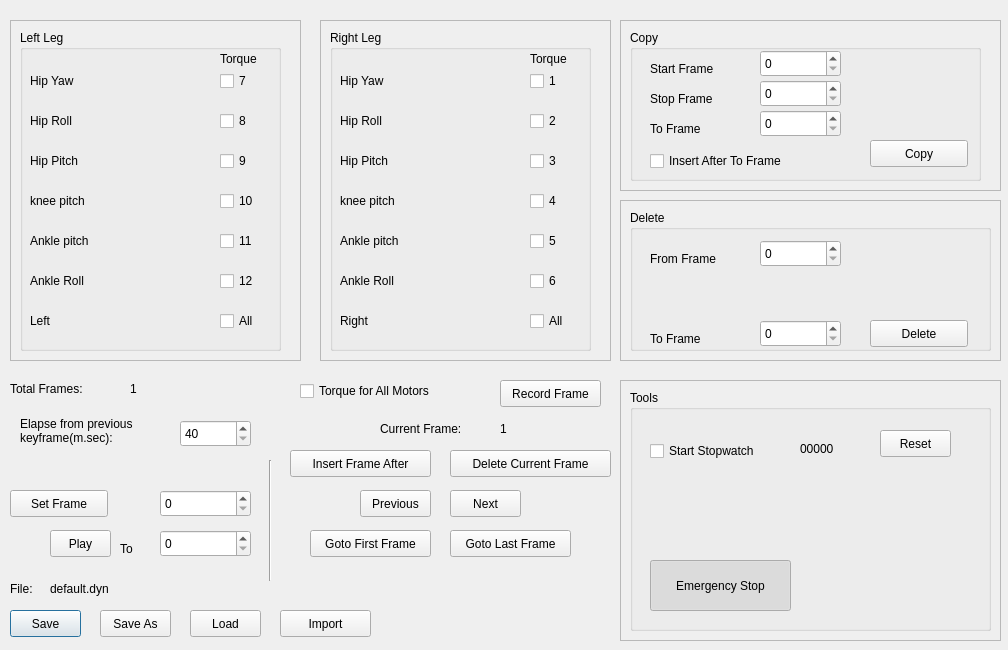
<?xml version="1.0" encoding="UTF-8"?>
<ui version="4.0">
 <class>zeno_rec</class>
 <widget class="QDialog" name="zeno_rec">
  <property name="geometry">
   <rect>
    <x>0</x>
    <y>0</y>
    <width>1008</width>
    <height>650</height>
   </rect>
  </property>
  <property name="windowTitle">
   <string>Zeno Leg Animation</string>
  </property>
  <widget class="QFrame" name="frameLeft">
   <property name="geometry">
    <rect>
     <x>10</x>
     <y>20</y>
     <width>291</width>
     <height>341</height>
    </rect>
   </property>
   <property name="frameShape">
    <enum>QFrame::StyledPanel</enum>
   </property>
   <property name="frameShadow">
    <enum>QFrame::Raised</enum>
   </property>
   <widget class="QGroupBox" name="grpLeft">
    <property name="geometry">
     <rect>
      <x>10</x>
      <y>10</y>
      <width>261</width>
      <height>321</height>
     </rect>
    </property>
    <property name="title">
     <string>Left Leg</string>
    </property>
    <widget class="QLabel" name="lblL7">
     <property name="geometry">
      <rect>
       <x>10</x>
       <y>40</y>
       <width>171</width>
       <height>21</height>
      </rect>
     </property>
     <property name="text">
      <string>Hip Yaw</string>
     </property>
    </widget>
    <widget class="QCheckBox" name="chkL7">
     <property name="geometry">
      <rect>
       <x>200</x>
       <y>40</y>
       <width>51</width>
       <height>22</height>
      </rect>
     </property>
     <property name="text">
      <string>7</string>
     </property>
    </widget>
    <widget class="QCheckBox" name="chkL8">
     <property name="geometry">
      <rect>
       <x>200</x>
       <y>80</y>
       <width>51</width>
       <height>22</height>
      </rect>
     </property>
     <property name="text">
      <string>8</string>
     </property>
    </widget>
    <widget class="QLabel" name="lblL8">
     <property name="geometry">
      <rect>
       <x>10</x>
       <y>80</y>
       <width>171</width>
       <height>21</height>
      </rect>
     </property>
     <property name="text">
      <string>Hip Roll</string>
     </property>
    </widget>
    <widget class="QCheckBox" name="chkL9">
     <property name="geometry">
      <rect>
       <x>200</x>
       <y>120</y>
       <width>51</width>
       <height>22</height>
      </rect>
     </property>
     <property name="text">
      <string>9</string>
     </property>
    </widget>
    <widget class="QLabel" name="lblL9">
     <property name="geometry">
      <rect>
       <x>10</x>
       <y>120</y>
       <width>171</width>
       <height>21</height>
      </rect>
     </property>
     <property name="text">
      <string>Hip Pitch</string>
     </property>
    </widget>
    <widget class="QCheckBox" name="chkL10">
     <property name="geometry">
      <rect>
       <x>200</x>
       <y>160</y>
       <width>51</width>
       <height>22</height>
      </rect>
     </property>
     <property name="text">
      <string>10</string>
     </property>
    </widget>
    <widget class="QLabel" name="lblL10">
     <property name="geometry">
      <rect>
       <x>10</x>
       <y>160</y>
       <width>171</width>
       <height>21</height>
      </rect>
     </property>
     <property name="text">
      <string>knee pitch</string>
     </property>
    </widget>
    <widget class="QCheckBox" name="chkL11">
     <property name="geometry">
      <rect>
       <x>200</x>
       <y>200</y>
       <width>51</width>
       <height>22</height>
      </rect>
     </property>
     <property name="text">
      <string>11</string>
     </property>
    </widget>
    <widget class="QLabel" name="lblL11">
     <property name="geometry">
      <rect>
       <x>10</x>
       <y>200</y>
       <width>171</width>
       <height>21</height>
      </rect>
     </property>
     <property name="text">
      <string>Ankle pitch</string>
     </property>
    </widget>
    <widget class="QCheckBox" name="chkL12">
     <property name="geometry">
      <rect>
       <x>200</x>
       <y>240</y>
       <width>51</width>
       <height>22</height>
      </rect>
     </property>
     <property name="text">
      <string>12</string>
     </property>
    </widget>
    <widget class="QLabel" name="lblL12">
     <property name="geometry">
      <rect>
       <x>10</x>
       <y>240</y>
       <width>171</width>
       <height>21</height>
      </rect>
     </property>
     <property name="text">
      <string>Ankle Roll</string>
     </property>
    </widget>
    <widget class="QLabel" name="lblLALL">
     <property name="geometry">
      <rect>
       <x>10</x>
       <y>280</y>
       <width>171</width>
       <height>21</height>
      </rect>
     </property>
     <property name="text">
      <string>Left</string>
     </property>
    </widget>
    <widget class="QCheckBox" name="chkLA">
     <property name="geometry">
      <rect>
       <x>200</x>
       <y>280</y>
       <width>51</width>
       <height>22</height>
      </rect>
     </property>
     <property name="text">
      <string>All</string>
     </property>
    </widget>
    <widget class="QLabel" name="lblLT">
     <property name="geometry">
      <rect>
       <x>200</x>
       <y>20</y>
       <width>51</width>
       <height>17</height>
      </rect>
     </property>
     <property name="text">
      <string>Torque</string>
     </property>
    </widget>
   </widget>
  </widget>
  <widget class="QFrame" name="frameRight">
   <property name="geometry">
    <rect>
     <x>320</x>
     <y>20</y>
     <width>291</width>
     <height>341</height>
    </rect>
   </property>
   <property name="frameShape">
    <enum>QFrame::StyledPanel</enum>
   </property>
   <property name="frameShadow">
    <enum>QFrame::Raised</enum>
   </property>
   <widget class="QGroupBox" name="grpRight">
    <property name="geometry">
     <rect>
      <x>10</x>
      <y>10</y>
      <width>261</width>
      <height>321</height>
     </rect>
    </property>
    <property name="title">
     <string>Right Leg</string>
    </property>
    <widget class="QLabel" name="lblR1">
     <property name="geometry">
      <rect>
       <x>10</x>
       <y>40</y>
       <width>171</width>
       <height>21</height>
      </rect>
     </property>
     <property name="text">
      <string>Hip Yaw</string>
     </property>
    </widget>
    <widget class="QCheckBox" name="chkR1">
     <property name="geometry">
      <rect>
       <x>200</x>
       <y>40</y>
       <width>51</width>
       <height>22</height>
      </rect>
     </property>
     <property name="text">
      <string>1</string>
     </property>
    </widget>
    <widget class="QCheckBox" name="chkR2">
     <property name="geometry">
      <rect>
       <x>200</x>
       <y>80</y>
       <width>51</width>
       <height>22</height>
      </rect>
     </property>
     <property name="text">
      <string>2</string>
     </property>
    </widget>
    <widget class="QLabel" name="lblR2">
     <property name="geometry">
      <rect>
       <x>10</x>
       <y>80</y>
       <width>171</width>
       <height>21</height>
      </rect>
     </property>
     <property name="text">
      <string>Hip Roll</string>
     </property>
    </widget>
    <widget class="QCheckBox" name="chkR3">
     <property name="geometry">
      <rect>
       <x>200</x>
       <y>120</y>
       <width>51</width>
       <height>22</height>
      </rect>
     </property>
     <property name="text">
      <string>3</string>
     </property>
    </widget>
    <widget class="QLabel" name="lblR3">
     <property name="geometry">
      <rect>
       <x>10</x>
       <y>120</y>
       <width>171</width>
       <height>21</height>
      </rect>
     </property>
     <property name="text">
      <string>Hip Pitch</string>
     </property>
    </widget>
    <widget class="QCheckBox" name="chkR4">
     <property name="geometry">
      <rect>
       <x>200</x>
       <y>160</y>
       <width>51</width>
       <height>22</height>
      </rect>
     </property>
     <property name="text">
      <string>4</string>
     </property>
    </widget>
    <widget class="QLabel" name="lblR4">
     <property name="geometry">
      <rect>
       <x>10</x>
       <y>160</y>
       <width>171</width>
       <height>21</height>
      </rect>
     </property>
     <property name="text">
      <string>knee pitch</string>
     </property>
    </widget>
    <widget class="QCheckBox" name="chkR5">
     <property name="geometry">
      <rect>
       <x>200</x>
       <y>200</y>
       <width>51</width>
       <height>22</height>
      </rect>
     </property>
     <property name="text">
      <string>5</string>
     </property>
    </widget>
    <widget class="QLabel" name="lblR5">
     <property name="geometry">
      <rect>
       <x>10</x>
       <y>200</y>
       <width>171</width>
       <height>21</height>
      </rect>
     </property>
     <property name="text">
      <string>Ankle pitch</string>
     </property>
    </widget>
    <widget class="QCheckBox" name="chkR6">
     <property name="geometry">
      <rect>
       <x>200</x>
       <y>240</y>
       <width>51</width>
       <height>22</height>
      </rect>
     </property>
     <property name="text">
      <string>6</string>
     </property>
    </widget>
    <widget class="QLabel" name="lblR6">
     <property name="geometry">
      <rect>
       <x>10</x>
       <y>240</y>
       <width>171</width>
       <height>21</height>
      </rect>
     </property>
     <property name="text">
      <string>Ankle Roll</string>
     </property>
    </widget>
    <widget class="QLabel" name="lblRALL">
     <property name="geometry">
      <rect>
       <x>10</x>
       <y>280</y>
       <width>171</width>
       <height>21</height>
      </rect>
     </property>
     <property name="text">
      <string>Right</string>
     </property>
    </widget>
    <widget class="QCheckBox" name="chkRA">
     <property name="geometry">
      <rect>
       <x>200</x>
       <y>280</y>
       <width>51</width>
       <height>22</height>
      </rect>
     </property>
     <property name="text">
      <string>All</string>
     </property>
    </widget>
    <widget class="QLabel" name="lblLT_2">
     <property name="geometry">
      <rect>
       <x>200</x>
       <y>20</y>
       <width>51</width>
       <height>17</height>
      </rect>
     </property>
     <property name="text">
      <string>Torque</string>
     </property>
    </widget>
   </widget>
  </widget>
  <widget class="QPushButton" name="btnSave">
   <property name="geometry">
    <rect>
     <x>10</x>
     <y>610</y>
     <width>71</width>
     <height>27</height>
    </rect>
   </property>
   <property name="text">
    <string>Save</string>
   </property>
  </widget>
  <widget class="QPushButton" name="btnSaveAs">
   <property name="geometry">
    <rect>
     <x>100</x>
     <y>610</y>
     <width>71</width>
     <height>27</height>
    </rect>
   </property>
   <property name="text">
    <string>Save As</string>
   </property>
  </widget>
  <widget class="QPushButton" name="btnLoad">
   <property name="geometry">
    <rect>
     <x>190</x>
     <y>610</y>
     <width>71</width>
     <height>27</height>
    </rect>
   </property>
   <property name="text">
    <string>Load</string>
   </property>
  </widget>
  <widget class="QPushButton" name="btnImport">
   <property name="geometry">
    <rect>
     <x>280</x>
     <y>610</y>
     <width>91</width>
     <height>27</height>
    </rect>
   </property>
   <property name="text">
    <string>Import</string>
   </property>
  </widget>
  <widget class="QCheckBox" name="chkAllMotors">
   <property name="geometry">
    <rect>
     <x>300</x>
     <y>380</y>
     <width>171</width>
     <height>22</height>
    </rect>
   </property>
   <property name="text">
    <string>Torque for All Motors</string>
   </property>
  </widget>
  <widget class="QLabel" name="label">
   <property name="geometry">
    <rect>
     <x>20</x>
     <y>410</y>
     <width>141</width>
     <height>41</height>
    </rect>
   </property>
   <property name="text">
    <string>Elapse from previous
keyframe(m.sec):</string>
   </property>
  </widget>
  <widget class="QSpinBox" name="spinDelay">
   <property name="geometry">
    <rect>
     <x>180</x>
     <y>420</y>
     <width>71</width>
     <height>27</height>
    </rect>
   </property>
   <property name="minimum">
    <number>40</number>
   </property>
   <property name="maximum">
    <number>2000</number>
   </property>
   <property name="singleStep">
    <number>100</number>
   </property>
  </widget>
  <widget class="QSpinBox" name="spinSetFrame">
   <property name="geometry">
    <rect>
     <x>160</x>
     <y>490</y>
     <width>91</width>
     <height>27</height>
    </rect>
   </property>
   <property name="maximum">
    <number>9999</number>
   </property>
  </widget>
  <widget class="QPushButton" name="btnInsert">
   <property name="geometry">
    <rect>
     <x>290</x>
     <y>450</y>
     <width>141</width>
     <height>27</height>
    </rect>
   </property>
   <property name="text">
    <string>Insert Frame After</string>
   </property>
  </widget>
  <widget class="QPushButton" name="btnDelCurrent">
   <property name="geometry">
    <rect>
     <x>450</x>
     <y>450</y>
     <width>161</width>
     <height>27</height>
    </rect>
   </property>
   <property name="text">
    <string>Delete Current Frame</string>
   </property>
  </widget>
  <widget class="QPushButton" name="btnFirst">
   <property name="geometry">
    <rect>
     <x>310</x>
     <y>530</y>
     <width>121</width>
     <height>27</height>
    </rect>
   </property>
   <property name="text">
    <string>Goto First Frame</string>
   </property>
  </widget>
  <widget class="QPushButton" name="btnLast">
   <property name="geometry">
    <rect>
     <x>450</x>
     <y>530</y>
     <width>121</width>
     <height>27</height>
    </rect>
   </property>
   <property name="text">
    <string>Goto Last Frame</string>
   </property>
  </widget>
  <widget class="QPushButton" name="btnRec">
   <property name="geometry">
    <rect>
     <x>500</x>
     <y>380</y>
     <width>101</width>
     <height>27</height>
    </rect>
   </property>
   <property name="text">
    <string>Record Frame</string>
   </property>
  </widget>
  <widget class="QFrame" name="frame">
   <property name="geometry">
    <rect>
     <x>620</x>
     <y>20</y>
     <width>381</width>
     <height>171</height>
    </rect>
   </property>
   <property name="frameShape">
    <enum>QFrame::StyledPanel</enum>
   </property>
   <property name="frameShadow">
    <enum>QFrame::Raised</enum>
   </property>
   <widget class="QGroupBox" name="groupBox">
    <property name="geometry">
     <rect>
      <x>10</x>
      <y>10</y>
      <width>351</width>
      <height>151</height>
     </rect>
    </property>
    <property name="title">
     <string>Copy</string>
    </property>
    <widget class="QLabel" name="label_3">
     <property name="geometry">
      <rect>
       <x>20</x>
       <y>30</y>
       <width>91</width>
       <height>17</height>
      </rect>
     </property>
     <property name="text">
      <string>Start Frame</string>
     </property>
    </widget>
    <widget class="QLabel" name="label_4">
     <property name="geometry">
      <rect>
       <x>20</x>
       <y>90</y>
       <width>66</width>
       <height>17</height>
      </rect>
     </property>
     <property name="text">
      <string>To Frame</string>
     </property>
    </widget>
    <widget class="QLabel" name="label_5">
     <property name="geometry">
      <rect>
       <x>20</x>
       <y>60</y>
       <width>81</width>
       <height>17</height>
      </rect>
     </property>
     <property name="text">
      <string>Stop Frame</string>
     </property>
    </widget>
    <widget class="QCheckBox" name="chkCopyAfter">
     <property name="geometry">
      <rect>
       <x>20</x>
       <y>120</y>
       <width>171</width>
       <height>22</height>
      </rect>
     </property>
     <property name="text">
      <string>Insert After To Frame</string>
     </property>
    </widget>
    <widget class="QSpinBox" name="spinCopyStart">
     <property name="geometry">
      <rect>
       <x>130</x>
       <y>20</y>
       <width>81</width>
       <height>27</height>
      </rect>
     </property>
    </widget>
    <widget class="QSpinBox" name="spinCopyStop">
     <property name="geometry">
      <rect>
       <x>130</x>
       <y>50</y>
       <width>81</width>
       <height>27</height>
      </rect>
     </property>
    </widget>
    <widget class="QSpinBox" name="spinCopyTo">
     <property name="geometry">
      <rect>
       <x>130</x>
       <y>80</y>
       <width>81</width>
       <height>27</height>
      </rect>
     </property>
    </widget>
    <widget class="QPushButton" name="btnCopy">
     <property name="geometry">
      <rect>
       <x>240</x>
       <y>110</y>
       <width>98</width>
       <height>27</height>
      </rect>
     </property>
     <property name="text">
      <string>Copy</string>
     </property>
    </widget>
   </widget>
  </widget>
  <widget class="QLabel" name="label_6">
   <property name="geometry">
    <rect>
     <x>10</x>
     <y>380</y>
     <width>91</width>
     <height>17</height>
    </rect>
   </property>
   <property name="text">
    <string>Total Frames:</string>
   </property>
  </widget>
  <widget class="QFrame" name="frame_2">
   <property name="geometry">
    <rect>
     <x>620</x>
     <y>200</y>
     <width>381</width>
     <height>161</height>
    </rect>
   </property>
   <property name="frameShape">
    <enum>QFrame::StyledPanel</enum>
   </property>
   <property name="frameShadow">
    <enum>QFrame::Raised</enum>
   </property>
   <widget class="QGroupBox" name="groupBox_2">
    <property name="geometry">
     <rect>
      <x>10</x>
      <y>10</y>
      <width>361</width>
      <height>141</height>
     </rect>
    </property>
    <property name="title">
     <string>Delete</string>
    </property>
    <widget class="QLabel" name="label_7">
     <property name="geometry">
      <rect>
       <x>20</x>
       <y>40</y>
       <width>91</width>
       <height>17</height>
      </rect>
     </property>
     <property name="text">
      <string>From Frame</string>
     </property>
    </widget>
    <widget class="QLabel" name="label_8">
     <property name="geometry">
      <rect>
       <x>20</x>
       <y>120</y>
       <width>66</width>
       <height>17</height>
      </rect>
     </property>
     <property name="text">
      <string>To Frame</string>
     </property>
    </widget>
    <widget class="QSpinBox" name="spinDelFrom">
     <property name="geometry">
      <rect>
       <x>130</x>
       <y>30</y>
       <width>81</width>
       <height>27</height>
      </rect>
     </property>
    </widget>
    <widget class="QSpinBox" name="spinDelTo">
     <property name="geometry">
      <rect>
       <x>130</x>
       <y>110</y>
       <width>81</width>
       <height>27</height>
      </rect>
     </property>
    </widget>
    <widget class="QPushButton" name="btnDel">
     <property name="geometry">
      <rect>
       <x>240</x>
       <y>110</y>
       <width>98</width>
       <height>27</height>
      </rect>
     </property>
     <property name="text">
      <string>Delete</string>
     </property>
    </widget>
   </widget>
  </widget>
  <widget class="QFrame" name="frame_3">
   <property name="geometry">
    <rect>
     <x>620</x>
     <y>380</y>
     <width>381</width>
     <height>261</height>
    </rect>
   </property>
   <property name="frameShape">
    <enum>QFrame::StyledPanel</enum>
   </property>
   <property name="frameShadow">
    <enum>QFrame::Raised</enum>
   </property>
   <widget class="QGroupBox" name="groupBox_3">
    <property name="geometry">
     <rect>
      <x>10</x>
      <y>10</y>
      <width>361</width>
      <height>241</height>
     </rect>
    </property>
    <property name="title">
     <string>Tools</string>
    </property>
    <widget class="QCheckBox" name="chkStopWatch">
     <property name="geometry">
      <rect>
       <x>20</x>
       <y>50</y>
       <width>141</width>
       <height>22</height>
      </rect>
     </property>
     <property name="text">
      <string>Start Stopwatch</string>
     </property>
    </widget>
    <widget class="QLabel" name="lblWatch">
     <property name="geometry">
      <rect>
       <x>170</x>
       <y>50</y>
       <width>61</width>
       <height>17</height>
      </rect>
     </property>
     <property name="text">
      <string>00000</string>
     </property>
    </widget>
    <widget class="QPushButton" name="btnResetWatch">
     <property name="geometry">
      <rect>
       <x>250</x>
       <y>40</y>
       <width>71</width>
       <height>27</height>
      </rect>
     </property>
     <property name="text">
      <string>Reset</string>
     </property>
    </widget>
    <widget class="QPushButton" name="btnStopAll">
     <property name="geometry">
      <rect>
       <x>20</x>
       <y>170</y>
       <width>141</width>
       <height>51</height>
      </rect>
     </property>
     <property name="text">
      <string>Emergency Stop</string>
     </property>
     <property name="checkable">
      <bool>true</bool>
     </property>
     <property name="checked">
      <bool>true</bool>
     </property>
    </widget>
   </widget>
  </widget>
  <widget class="QLabel" name="lblFrameCount">
   <property name="geometry">
    <rect>
     <x>130</x>
     <y>380</y>
     <width>66</width>
     <height>17</height>
    </rect>
   </property>
   <property name="text">
    <string>1</string>
   </property>
  </widget>
  <widget class="QPushButton" name="btnPlay">
   <property name="geometry">
    <rect>
     <x>50</x>
     <y>530</y>
     <width>61</width>
     <height>27</height>
    </rect>
   </property>
   <property name="text">
    <string>Play</string>
   </property>
  </widget>
  <widget class="QSpinBox" name="spinPlayTo">
   <property name="geometry">
    <rect>
     <x>160</x>
     <y>530</y>
     <width>91</width>
     <height>27</height>
    </rect>
   </property>
  </widget>
  <widget class="QLabel" name="label_10">
   <property name="geometry">
    <rect>
     <x>120</x>
     <y>540</y>
     <width>31</width>
     <height>17</height>
    </rect>
   </property>
   <property name="text">
    <string>To</string>
   </property>
  </widget>
  <widget class="QPushButton" name="btnSetFrame">
   <property name="geometry">
    <rect>
     <x>10</x>
     <y>490</y>
     <width>98</width>
     <height>27</height>
    </rect>
   </property>
   <property name="text">
    <string>Set Frame</string>
   </property>
  </widget>
  <widget class="QLabel" name="label_2">
   <property name="geometry">
    <rect>
     <x>380</x>
     <y>420</y>
     <width>111</width>
     <height>17</height>
    </rect>
   </property>
   <property name="text">
    <string>Current Frame:</string>
   </property>
  </widget>
  <widget class="QLabel" name="lblCurrFrame">
   <property name="geometry">
    <rect>
     <x>500</x>
     <y>420</y>
     <width>66</width>
     <height>17</height>
    </rect>
   </property>
   <property name="text">
    <string>1</string>
   </property>
  </widget>
  <widget class="QPushButton" name="btnPrevious">
   <property name="geometry">
    <rect>
     <x>360</x>
     <y>490</y>
     <width>71</width>
     <height>27</height>
    </rect>
   </property>
   <property name="text">
    <string>Previous</string>
   </property>
  </widget>
  <widget class="QPushButton" name="btnNext">
   <property name="geometry">
    <rect>
     <x>450</x>
     <y>490</y>
     <width>71</width>
     <height>27</height>
    </rect>
   </property>
   <property name="text">
    <string>Next</string>
   </property>
  </widget>
  <widget class="Line" name="line">
   <property name="geometry">
    <rect>
     <x>260</x>
     <y>460</y>
     <width>20</width>
     <height>121</height>
    </rect>
   </property>
   <property name="orientation">
    <enum>Qt::Vertical</enum>
   </property>
  </widget>
  <widget class="QLabel" name="label_9">
   <property name="geometry">
    <rect>
     <x>10</x>
     <y>580</y>
     <width>31</width>
     <height>17</height>
    </rect>
   </property>
   <property name="text">
    <string>File:</string>
   </property>
  </widget>
  <widget class="QLabel" name="lblFile">
   <property name="geometry">
    <rect>
     <x>50</x>
     <y>580</y>
     <width>551</width>
     <height>17</height>
    </rect>
   </property>
   <property name="text">
    <string>default.dyn</string>
   </property>
  </widget>
 </widget>
 <resources/>
 <connections/>
</ui>
